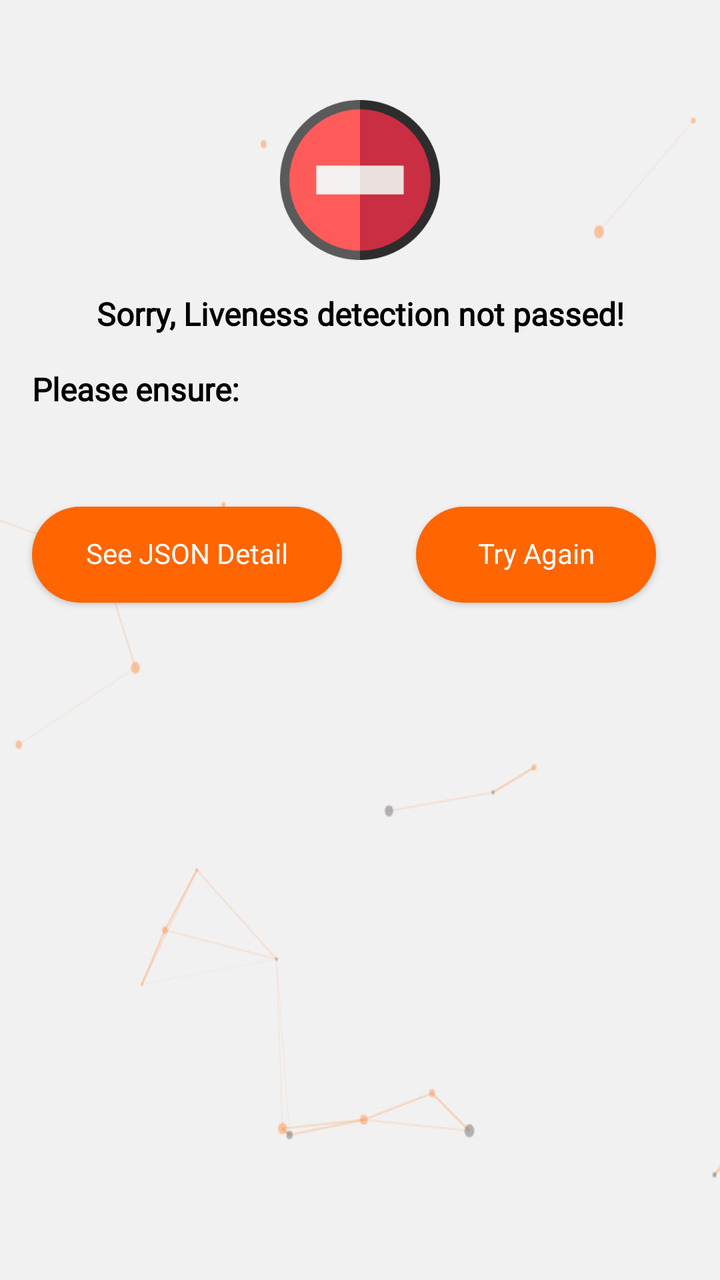
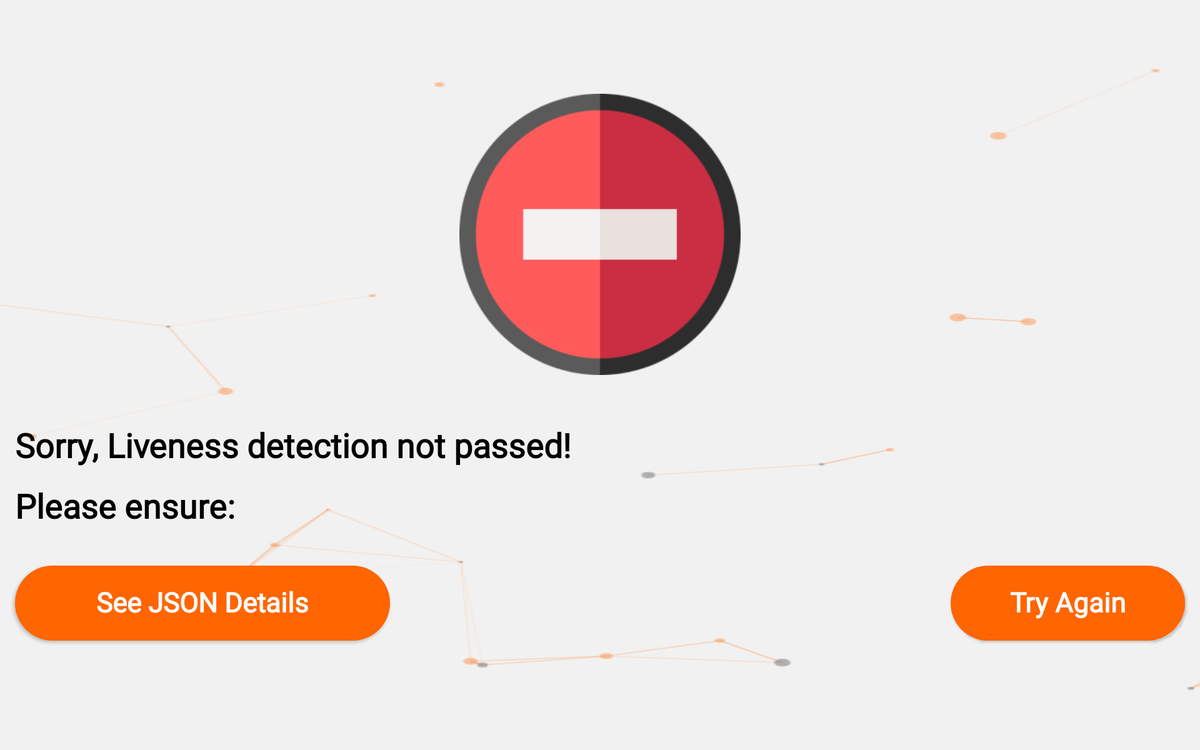

One screen, two layout resources from the same app: the default and the repository's alternative for another configuration. Each is rendered where Android would select it; the XML of both is given below.
<!-- AndroidManifest.xml: application theme Theme.Trustlink.NoActionBar -->
<!-- res/layout/activity_failed_detection.xml -->
<?xml version="1.0" encoding="utf-8"?>
<androidx.constraintlayout.widget.ConstraintLayout xmlns:android="http://schemas.android.com/apk/res/android"
    xmlns:app="http://schemas.android.com/apk/res-auto"
    xmlns:tools="http://schemas.android.com/tools"
    android:layout_width="match_parent"
    android:layout_height="match_parent"
    android:background="@drawable/iv_background"
    tools:context=".ui.dukcapil.FailedDetectionActivity">
    <ImageView
        android:id="@+id/imageView2"
        android:layout_width="0dp"
        android:layout_height="0dp"
        android:layout_marginStart="140dp"
        android:layout_marginTop="50dp"
        android:layout_marginEnd="140dp"
        app:layout_constraintDimensionRatio="1:1"
        app:layout_constraintEnd_toEndOf="parent"
        app:layout_constraintStart_toStartOf="parent"
        app:layout_constraintTop_toTopOf="parent"
        app:srcCompat="@drawable/ic_cancel" />

    <TextView
        android:id="@+id/textView3"
        android:layout_width="0dp"
        android:layout_height="wrap_content"
        android:layout_marginTop="16dp"
        android:text="@string/failed_liveness"
        android:textAlignment="center"
        android:textFontWeight="600"
        android:textColor="@color/black_v2"
        android:textSize="16sp"
        app:layout_constraintEnd_toEndOf="parent"
        app:layout_constraintStart_toStartOf="parent"
        app:layout_constraintTop_toBottomOf="@+id/imageView2" />

    <TextView
        android:id="@+id/textView4"
        android:layout_width="wrap_content"
        android:layout_height="wrap_content"
        android:layout_marginStart="16dp"
        android:layout_marginTop="16dp"
        android:textSize="16sp"
        android:textFontWeight="600"
        android:text="@string/please_ensure"
        android:textColor="@color/black"
        app:layout_constraintStart_toStartOf="parent"
        app:layout_constraintTop_toBottomOf="@+id/textView3" />

    <androidx.recyclerview.widget.RecyclerView
        android:id="@+id/rv_perhatian"
        android:layout_width="0dp"
        android:layout_height="wrap_content"
        android:layout_marginStart="16dp"
        android:layout_marginTop="16dp"
        android:layout_marginEnd="16dp"
        app:layout_constraintEnd_toEndOf="parent"
        app:layout_constraintStart_toStartOf="parent"
        app:layout_constraintTop_toBottomOf="@+id/textView4" />

    <androidx.appcompat.widget.AppCompatButton
        android:id="@+id/btn_see"
        android:layout_width="155dp"
        android:layout_height="wrap_content"
        android:layout_marginStart="16dp"
        android:layout_marginTop="32dp"
        android:background="@drawable/button_orange"
        android:textColor="@color/white"
        android:includeFontPadding="false"
        android:text="See JSON Detail"
        android:textAllCaps="false"
        app:layout_constraintStart_toStartOf="parent"
        app:layout_constraintTop_toBottomOf="@+id/rv_perhatian" />

    <androidx.appcompat.widget.AppCompatButton
        android:id="@+id/btn_retry"
        android:layout_width="120dp"
        android:layout_height="wrap_content"
        android:layout_marginTop="32dp"
        android:layout_marginEnd="32dp"
        android:background="@drawable/button_orange"
        android:textColor="@color/white"
        android:includeFontPadding="false"
        android:text="Try Again"
        android:textAllCaps="false"
        app:layout_constraintEnd_toEndOf="parent"
        app:layout_constraintTop_toBottomOf="@+id/rv_perhatian" />


</androidx.constraintlayout.widget.ConstraintLayout>
<!-- resources referenced by this layout -->
<resources>
  <color name="black">#FF000000</color>
  <color name="black_v2">#000000</color>
  <color name="white">#FFFFFFFF</color>
  <!-- drawable button_orange (drawable) -->
  <?xml version="1.0" encoding="utf-8"?>
  <ripple xmlns:android="http://schemas.android.com/apk/res/android" android:color="@color/white">
      <item>
          <shape android:shape="rectangle">
              <solid android:color="@color/orange"/>
              <corners android:radius="40dp"/>
          </shape>
      </item>
  </ripple>
  <!-- drawable ic_cancel: png bitmap (drawable, 14052 bytes) -->
  <!-- drawable iv_background: png bitmap (drawable, 39539 bytes) -->
  <string name="failed_liveness">Sorry, Liveness detection not passed!</string>
  <string name="please_ensure">Please ensure:</string>
  <style name="Theme.Trustlink.NoActionBar" parent="Theme.Trustlink">
          <item name="windowActionBar">false</item>
          <item name="windowNoTitle">true</item>
          <item name="android:fontFamily">@font/poppins_regular</item>
          <item name="colorAccent">@color/black</item>
      </style>
  <color name="orange">#FF6500</color>
  <style name="Theme.Trustlink" parent="Theme.MaterialComponents.DayNight.DarkActionBar">
          
          <item name="colorPrimary">@color/purple_500</item>
          <item name="colorPrimaryVariant">@color/purple_700</item>
          <item name="colorOnPrimary">@color/white</item>
          
          <item name="colorSecondary">@color/teal_200</item>
          <item name="colorSecondaryVariant">@color/teal_700</item>
          <item name="colorOnSecondary">@color/black</item>
          
          <item name="android:statusBarColor" tools:targetApi="l">?attr/colorPrimaryVariant</item>
          
      </style>
  <color name="purple_500">#FF6200EE</color>
  <color name="purple_700">#FF3700B3</color>
  <color name="teal_200">#FF03DAC5</color>
  <color name="teal_700">#FF018786</color>
</resources>
<!-- res/layout-sw720dp/activity_failed_detection.xml (the repository's variant of the layout above) -->
<!-- drawn on a large tablet held sideways -->
<?xml version="1.0" encoding="utf-8"?>
<androidx.constraintlayout.widget.ConstraintLayout xmlns:android="http://schemas.android.com/apk/res/android"
    xmlns:app="http://schemas.android.com/apk/res-auto"
    xmlns:tools="http://schemas.android.com/tools"
    android:layout_width="match_parent"
    android:layout_height="match_parent"
    android:background="@drawable/iv_background"
    tools:context=".ui.dukcapil.FailedDetectionActivity">


    <ImageView
        android:id="@+id/iv_sorry"
        android:layout_width="wrap_content"
        android:layout_height="wrap_content"
        android:layout_marginTop="100dp"
        app:layout_constraintEnd_toEndOf="parent"
        app:layout_constraintStart_toStartOf="parent"
        app:layout_constraintTop_toTopOf="parent"
        app:srcCompat="@drawable/ic_cancel" />

    <TextView
        android:id="@+id/textView4"
        android:layout_width="0dp"
        android:layout_height="wrap_content"
        android:layout_marginStart="16dp"
        android:layout_marginTop="50dp"
        android:layout_marginEnd="16dp"
        android:text="@string/failed_liveness"
        android:textColor="@color/black"
        android:textFontWeight="600"
        android:textSize="36sp"
        app:layout_constraintEnd_toEndOf="parent"
        app:layout_constraintStart_toStartOf="parent"
        app:layout_constraintTop_toBottomOf="@+id/iv_sorry" />

    <TextView
        android:id="@+id/textView5"
        android:layout_width="wrap_content"
        android:layout_height="wrap_content"
        android:layout_marginStart="16dp"
        android:layout_marginTop="16dp"
        android:text="@string/please_ensure"
        android:textFontWeight="600"
        android:textSize="36sp"
        android:textColor="@color/black"
        app:layout_constraintStart_toStartOf="parent"
        app:layout_constraintTop_toBottomOf="@+id/textView4" />


    <androidx.recyclerview.widget.RecyclerView
        android:id="@+id/rv_perhatian"
        android:layout_width="0dp"
        android:layout_height="wrap_content"
        android:layout_marginStart="16dp"
        android:layout_marginTop="8dp"
        android:layout_marginEnd="16dp"
        app:layout_constraintEnd_toEndOf="parent"
        app:layout_constraintHorizontal_bias="0.0"
        app:layout_constraintStart_toStartOf="parent"
        app:layout_constraintTop_toBottomOf="@+id/textView5" />

    <androidx.appcompat.widget.AppCompatButton
        android:id="@+id/btn_see"
        android:layout_width="400dp"
        android:layout_height="80dp"
        android:layout_marginTop="32dp"
        android:background="@drawable/button_orange"
        android:includeFontPadding="false"
        android:text="See JSON Details"
        android:textAllCaps="false"
        android:textFontWeight="700"
        android:textColor="@color/white"
        android:textSize="29sp"
        app:layout_constraintStart_toStartOf="@+id/rv_perhatian"
        app:layout_constraintTop_toBottomOf="@+id/rv_perhatian" />

    <androidx.appcompat.widget.AppCompatButton
        android:id="@+id/btn_retry"
        android:layout_width="250dp"
        android:layout_height="80dp"
        android:layout_marginTop="32dp"
        android:textColor="@color/white"
        android:background="@drawable/button_orange"
        android:includeFontPadding="false"
        android:text="Try Again"
        android:textAllCaps="false"
        android:textFontWeight="700"
        android:textSize="29sp"
        app:layout_constraintEnd_toEndOf="@+id/rv_perhatian"
        app:layout_constraintTop_toBottomOf="@+id/rv_perhatian" />

</androidx.constraintlayout.widget.ConstraintLayout>
<!-- resources referenced by the variant -->
<!-- as a large tablet held sideways resolves them -->
<resources>
  <color name="black">#FF000000</color>
  <color name="white">#FFFFFFFF</color>
  <!-- drawable button_orange (drawable) -->
  <?xml version="1.0" encoding="utf-8"?>
  <ripple xmlns:android="http://schemas.android.com/apk/res/android" android:color="@color/white">
      <item>
          <shape android:shape="rectangle">
              <solid android:color="@color/orange"/>
              <corners android:radius="40dp"/>
          </shape>
      </item>
  </ripple>
  <!-- drawable ic_cancel: png bitmap (drawable, 14052 bytes) -->
  <!-- drawable iv_background: png bitmap (drawable, 39539 bytes) -->
  <string name="failed_liveness">Sorry, Liveness detection not passed!</string>
  <string name="please_ensure">Please ensure:</string>
  <style name="Theme.Trustlink.NoActionBar" parent="Theme.Trustlink">
          <item name="windowActionBar">false</item>
          <item name="windowNoTitle">true</item>
          <item name="android:fontFamily">@font/poppins_regular</item>
          <item name="colorAccent">@color/black</item>
      </style>
  <color name="orange">#FF6500</color>
  <style name="Theme.Trustlink" parent="Theme.MaterialComponents.DayNight.DarkActionBar">
          
          <item name="colorPrimary">@color/purple_500</item>
          <item name="colorPrimaryVariant">@color/purple_700</item>
          <item name="colorOnPrimary">@color/white</item>
          
          <item name="colorSecondary">@color/teal_200</item>
          <item name="colorSecondaryVariant">@color/teal_700</item>
          <item name="colorOnSecondary">@color/black</item>
          
          <item name="android:statusBarColor" tools:targetApi="l">?attr/colorPrimaryVariant</item>
          
      </style>
  <color name="purple_500">#FF6200EE</color>
  <color name="purple_700">#FF3700B3</color>
  <color name="teal_200">#FF03DAC5</color>
  <color name="teal_700">#FF018786</color>
</resources>
